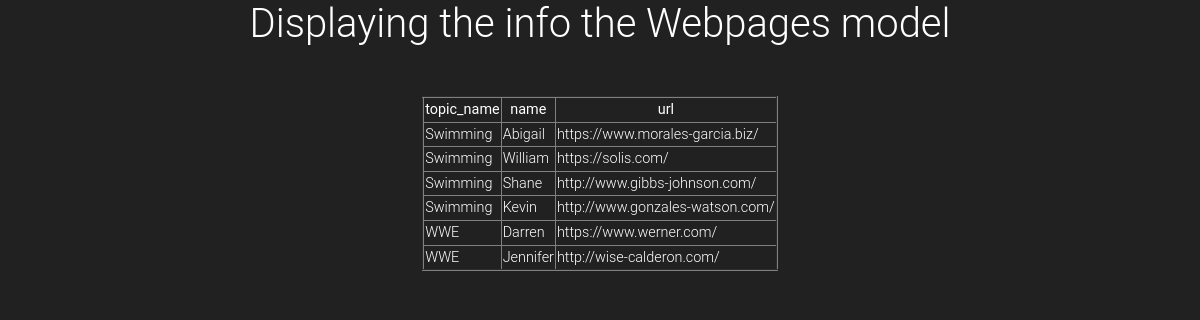
Page /display_webpage/ on the committed database.
### app/models.py (models this page shows, shortened)
class Webpage(models.Model):
    topic_name=models.ForeignKey(Topic,on_delete=models.CASCADE)
    name=models.CharField(max_length=100)
    url=models.URLField(max_length=200)

class Topic(models.Model):
    topic_name=models.CharField(max_length=100,primary_key=True)
    def __str__(self):
        return self.topic_name

### app/views.py (the view)
# urls.py: path('display_webpage/',views.display_webpage,name='display_webpage'),
def display_webpage(request):
    webpages=Webpage.objects.all()
    webpages=Webpage.objects.filter(url__startswith='http://')
    webpages=Webpage.objects.filter(url__endswith='o/')
    webpages=Webpage.objects.all().order_by('-name')
    webpages=Webpage.objects.all().order_by('-name')
    webpages=Webpage.objects.all().order_by('-topic_name')
    webpages=Webpage.objects.filter(name__regex=r'^[a-zA-Z]{1}h')
    webpages=Webpage.objects.filter(topic_name__in=['WWE','Swimming'])
    w1={'webpages':webpages}
    return render(request,'display_webpage.html',w1)

### templates/display_webpage.html (shortened to what this page needs)
{% load static %}
<!DOCTYPE html>
<html lang="en">
<head>
    <link rel="stylesheet" href="{% static 'css/bootstrap.css' %}">
    <link rel="stylesheet" href="{% static 'mdb.css' %}">
</head>
<body class="bg-dark">
    <center id="a">
        <h1 class="display-5 text-white" >Displaying the info the Webpages model</h1>
        {% if webpages %}
           <table id="abc" class=" br-2 pr-3 m-5 ml-5 text-white "  border="2px">
               <tr class="text-xl-center"><th>topic_name</th>
                <th>name</th>
                <th >url</th>
                </tr>
            {% for i in webpages %}
                 <tr><td>{{ i.topic_name }}</td>
                 <td>{{ i.name }}</td>
                 <td class="ml-2">{{ i.url}}</td></tr>
                {% endfor %}
           </table>
        {% else %}
          <h1>no data available</h1>
        {% endif %}
    </center>
</body>
</html>

### templates/display_webpage.html (style rules this page uses)
#abc { border-start-end-radius: "5px"; }

### rows in the picture
Webpage: topic_name "Swimming", name "Abigail", url "https://www.morales-garcia.biz/"
Webpage: topic_name "Swimming", name "William", url "https://solis.com/"
Webpage: topic_name "Swimming", name "Shane", url "http://www.gibbs-johnson.com/"
Webpage: topic_name "Swimming", name "Kevin", url "http://www.gonzales-watson.com/"
Webpage: topic_name "WWE", name "Darren", url "https://www.werner.com/"
Webpage: topic_name "WWE", name "Jennifer", url "http://wise-calderon.com/"
